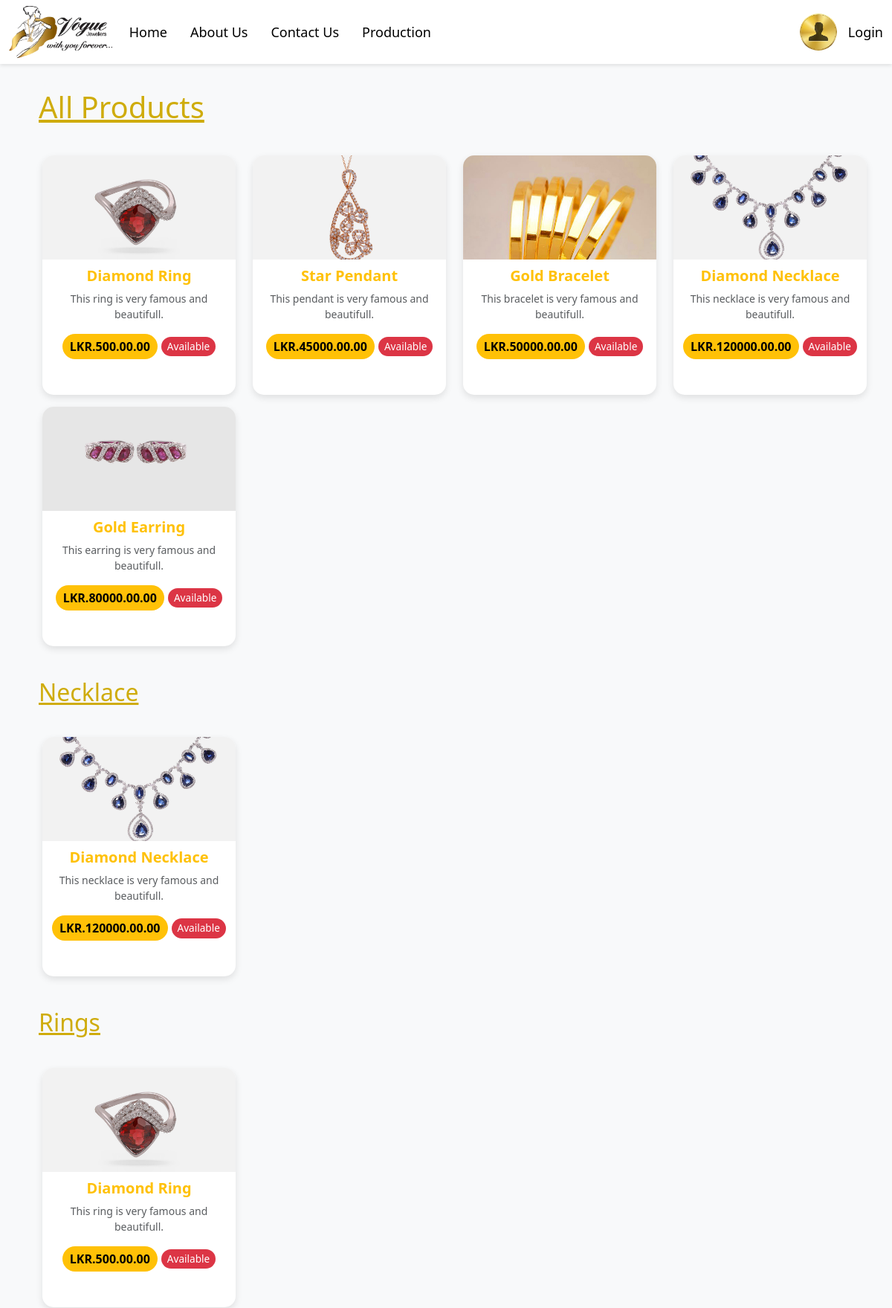
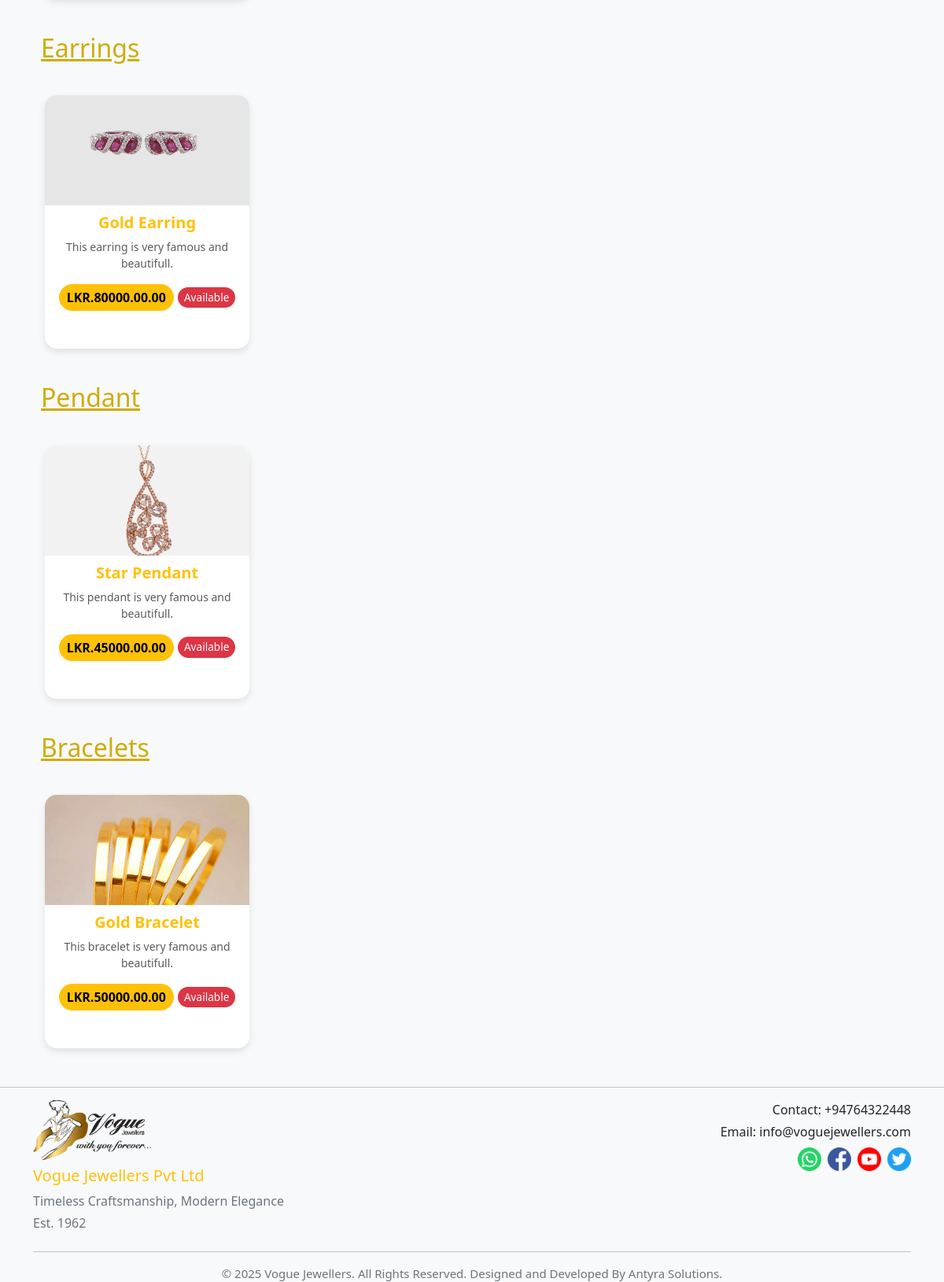
The page /site/production.php on the database its author committed (2 pictures, top to bottom).
### tables this page shows
CREATE TABLE `production` (
  `id` int(11) NOT NULL,
  `PID` varchar(20) NOT NULL,
  `userid` varchar(30) NOT NULL,
  `Pname` varchar(50) NOT NULL,
  `Pdesc` varchar(255) NOT NULL,
  `type` varchar(200) NOT NULL,
  `qty` int(11) NOT NULL,
  `Unitprice` float(12,2) NOT NULL,
  `date` date NOT NULL,
  `image` varchar(255) NOT NULL
);

### site/production.php (the view, shortened to what this page needs)
<?php
include_once("../include/header.php");
include_once("../include/connection.php");
$query_all = "SELECT * FROM production";
$result_all = mysqli_query($con, $query_all);
$type_list = ['Necklace', 'Rings', 'Earrings', 'Pendant', 'Bracelets'];
$type_results = [];
foreach ($type_list as $type) {
    $sql = "SELECT * FROM production WHERE type='$type'";
    $res = mysqli_query($con, $sql);
    $type_results[$type] = $res;
}
?>
<!DOCTYPE html>
<html lang="en">
<head>
  <link href="https://cdn.jsdelivr.net/npm/bootstrap@5.3.2/dist/css/bootstrap.min.css" rel="stylesheet">
</head>
<body>
<div class="container py-4">
  <h1 class="mb-3">All Products</h1>
  <div class="row g-3">
    <?php while ($row = mysqli_fetch_assoc($result_all)) { ?>
      <div class="col-12 col-sm-6 col-md-4 col-lg-3">
        <div class="product-card h-100">
          <img src="../images/<?php echo $row['image'] ?>" class="product-img" alt="">
          <div class="card-body d-flex flex-column justify-content-between">
            <div>
              <h5 class="text-warning fw-bold"><?php echo $row['Pname'] ?></h5>
              <p class="text-muted small"><?php echo $row['Pdesc'] ?></p>
              <div class="d-flex justify-content-center align-items-center mb-2">
                <span class="price-badge">LKR.<?php echo $row['Unitprice'] ?>.00</span>
                <span class="availability-badge">Available</span>
              </div>
            </div>
          </div>
        </div>
      </div>
    <?php } ?>
  </div>
  <?php foreach ($type_list as $type) { ?>
    <h2 class="mt-5 mb-3"><?php echo $type ?></h2>
    <div class="row g-3">
      <?php while ($row = mysqli_fetch_assoc($type_results[$type])) { ?>
        <div class="col-12 col-sm-6 col-md-4 col-lg-3">
          <div class="product-card h-100">
            <img src="../images/<?php echo $row['image'] ?>" class="product-img" alt="">
            <div class="card-body d-flex flex-column justify-content-between">
              <div>
                <h5 class="text-warning fw-bold"><?php echo $row['Pname'] ?></h5>
                <p class="text-muted small"><?php echo $row['Pdesc'] ?></p>
                <div class="d-flex justify-content-center align-items-center mb-2">
                  <span class="price-badge">LKR.<?php echo $row['Unitprice'] ?>.00</span>
                  <span class="availability-badge">Available</span>
                </div>
              </div>
            </div>
          </div>
        </div>
      <?php } ?>
    </div>
  <?php } ?>
</div>
</body>
</html>
<?php
include_once("../include/footer.php");
?>

### site/production.php (style rules this page uses)
.product-card { width: 260px; height: 300px; border-radius: 15px; overflow: hidden; margin: 15px; transition: transform 0.3s, box-shadow 0.3s; background-color: #fff; box-shadow: 0 4px 10px rgba(0,0,0,0.1); }
.product-img { height: 140px; object-fit: cover; width: 100%; }
.card-body { text-align: center; padding: 10px; display: flex; flex-direction: column; justify-content: space-between; height: calc(100% - 140px); }
.price-badge { background-color: #ffc107; color: #000; padding: 5px 10px; border-radius: 20px; font-weight: bold; font-size: 1rem; }
.availability-badge { background-color: #dc3545; color: #fff; padding: 3px 8px; border-radius: 15px; font-size: 0.85rem; margin-left: 5px; }
h1, h2 { color: #CFAC0C; text-decoration: underline; padding: 10px; }
body { background-color: #f8f9fa; }

### rows shown on the page
production: image (picture), Pname "Diamond Ring", Pdesc "This ring is very famous and beautifull.", Unitprice "500.00"
production: image (picture), Pname "Star Pendant", Pdesc "This pendant is very famous and beautifull.", Unitprice "45000.00"
production: image (picture), Pname "Gold Bracelet", Pdesc "This bracelet is very famous and beautifull.", Unitprice "50000.00"
production: image (picture), Pname "Diamond Necklace", Pdesc "This necklace is very famous and beautifull.", Unitprice "120000.00"
production: image (picture), Pname "Gold Earring", Pdesc "This earring is very famous and beautifull.", Unitprice "80000.00"

### other values the page prints
$type "Necklace"
$type "Rings"
$type "Earrings"
$type "Pendant"
$type "Bracelets"
